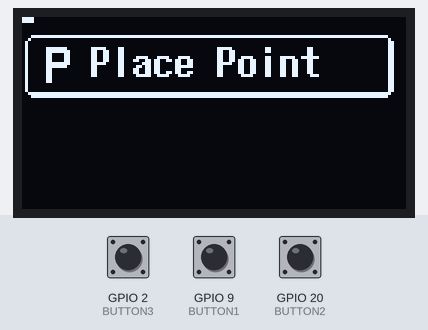
Recording of a sketch running on a simulated ESP32-S3. Shown: 128×64 one-colour display. The test bench sets the inputs (shaded band); at power-on: GPIO 2 (BUTTON3) HIGH, GPIO 9 (BUTTON1) HIGH, GPIO 20 (BUTTON2) HIGH. What the sketch prints to the serial monitor is not drawn.

Above: at 1.2 s.
1.3 s: GPIO 2 (BUTTON3) pulled LOW for 0.15 s
At 2.5 s:
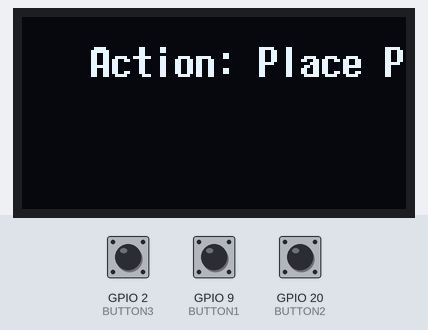
4.4 s: GPIO 2 (BUTTON3) pulled LOW for 1 s
At 6.0 s:
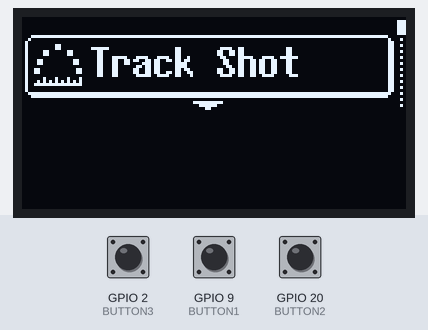
6.9 s: GPIO 9 (BUTTON1) pulled LOW for 0.15 s
At 7.9 s:
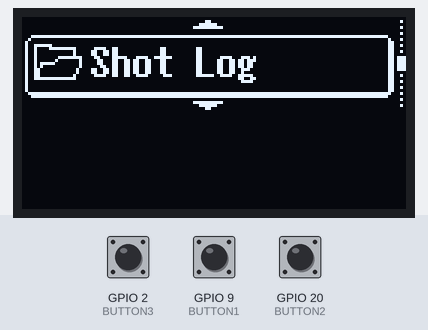
8.6 s: GPIO 9 (BUTTON1) pulled LOW for 1 s
At 10.5 s:
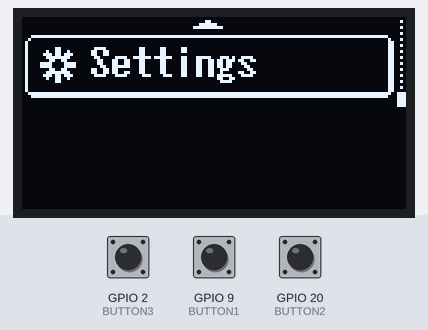
11.1 s: GPIO 2 (BUTTON3) pulled LOW for 0.15 s
At 12.4 s:
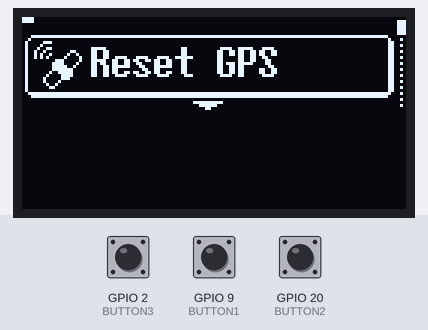
12.8 s: GPIO 20 (BUTTON2) pulled LOW for 0.15 s
At 13.6 s:
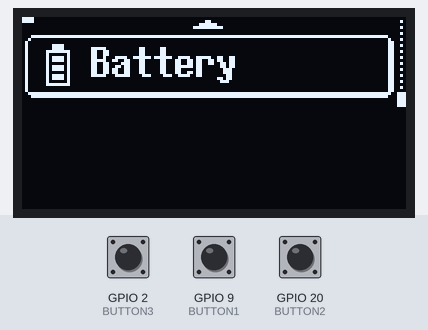
Timing chart, 0 to 15.5 s (numbered marks = the images above; inputs shaded):
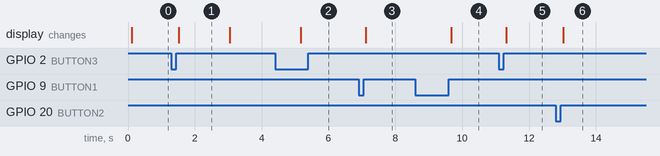

The sketch:

oled_ui_test2.ino
```cpp
/*
 * ESP32 SSD1306 128x32 OLED using the modern U8g2 library
 *
 * Description: A polling-driven hierarchical menu system for the ESP32 and SSD1306 display.
 *              *** MODIFIED: No Interrupts used. Polling check in loop. ***
 *              *** MODIFIED: Actions trigger on button RELEASE. ***
 *              *** MODIFIED: Long press updates screen immediately upon duration expiry. ***
 *
 * Navigation:
 * - Button 1 (Down):  Moves the selection down (Action on Release).
 * - Button 2 (Up):    Moves the selection up (Action on Release).
 * - Button 3 (Short): Selects an item (Action on Release).
 * - Button 3 (Hold):  Goes back to the previous menu level (Action immediately after hold duration).
 */

// Core Arduino and the modern U8g2 library
#include <Arduino.h>
#include <U8g2lib.h>
#include <Wire.h>

// --- Debug Macro ---
#define DEBUG 1
#if DEBUG
#define DEBUG_PRINT(x) Serial.print(x)
#define DEBUG_PRINTLN(x) Serial.println(x)
#else
#define DEBUG_PRINT(x)
#define DEBUG_PRINTLN(x)
#endif

// --- Pin Definitions ---
#define SDA 10
#define SCL 4

#define BUTTON1 9   // Down
#define BUTTON2 20  // Up
#define BUTTON3 2   // Select / Back (Hold)

// --- U8g2 Display Object Instantiation ---
U8G2_SSD1306_128X64_NONAME_F_HW_I2C u8g2(U8G2_R0, /* reset=*/U8X8_PIN_NONE, /* clock=*/SCL, /* data=*/SDA);


// --- BITMAP DATA ---

// 'battery_icon', 16x16px
const unsigned char epd_bitmap_battery_icon[] PROGMEM = {
  0x00, 0x00, 0xc0, 0x03, 0xc0, 0x03, 0xf0, 0x0f, 0x10, 0x08, 0xd0, 0x0b, 0xd0, 0x0b, 0x10, 0x08,
  0xd0, 0x0b, 0xd0, 0x0b, 0x10, 0x08, 0xd0, 0x0b, 0xd0, 0x0b, 0x10, 0x08, 0xf0, 0x0f, 0x00, 0x00
};
// 'folder_icon', 16x16px
const unsigned char epd_bitmap_folder_icon[] PROGMEM = {
  0x00, 0x00, 0x3f, 0x00, 0xe1, 0x3f, 0x01, 0x20, 0x01, 0x20, 0x01, 0xff, 0x81, 0x80, 0x7d, 0x80,
  0x05, 0x80, 0x03, 0x40, 0x03, 0x40, 0x03, 0x20, 0xff, 0x3f, 0x00, 0x00, 0x00, 0x00, 0x00, 0x00
};
// 'gps_icon', 16x16px
const unsigned char epd_bitmap_gps_icon[] PROGMEM = {
  0x38, 0x00, 0x04, 0x00, 0x32, 0x00, 0x09, 0x30, 0x25, 0x48, 0x15, 0x84, 0x80, 0x83, 0xc0, 0x43,
  0xc0, 0x27, 0xc0, 0x1f, 0x20, 0x1f, 0x10, 0x1e, 0x08, 0x0e, 0x08, 0x01, 0x90, 0x00, 0x60, 0x00
};
// 'location_icon', 16x16px
const unsigned char epd_bitmap_location_icon[] PROGMEM = {
  0xc0, 0x07, 0x60, 0x0c, 0xb0, 0x1b, 0xd0, 0x17, 0xd0, 0x17, 0xd0, 0x17, 0xf0, 0x1f, 0xe0, 0x0f,
  0xc0, 0x07, 0x80, 0x03, 0x80, 0x03, 0x80, 0x03, 0x00, 0x01, 0x00, 0x01, 0x00, 0x01, 0x00, 0x00
};
// 'placeholder_icon', 16x16px
const unsigned char epd_bitmap_placeholder_icon[] PROGMEM = {
  0x00, 0x00, 0x00, 0x00, 0xf0, 0x07, 0xf0, 0x0f, 0x30, 0x0c, 0x30, 0x0c, 0x30, 0x0c, 0xf0, 0x0f,
  0xf0, 0x07, 0x30, 0x00, 0x30, 0x00, 0x30, 0x00, 0x30, 0x00, 0x30, 0x00, 0x00, 0x00, 0x00, 0x00
};
// 'settings_icon', 16x16px
const unsigned char epd_bitmap_settings_icon[] PROGMEM = {
  0x00, 0x00, 0x00, 0x00, 0x80, 0x01, 0x90, 0x09, 0xb8, 0x1d, 0xf0, 0x0f, 0x60, 0x06, 0x3c, 0x3c,
  0x3c, 0x3c, 0x60, 0x06, 0xf0, 0x0f, 0xb8, 0x1d, 0x90, 0x09, 0x80, 0x01, 0x00, 0x00, 0x00, 0x00
};
// 'track_shot_icon', 16x16px
const unsigned char epd_bitmap_track_shot_icon[] PROGMEM = {
  0x00, 0x00, 0x80, 0x01, 0x80, 0x01, 0x18, 0x18, 0x18, 0x18, 0x00, 0x00, 0x06, 0x60, 0x06, 0x60,
  0x00, 0x00, 0x03, 0xc0, 0x03, 0xc0, 0x00, 0x00, 0x88, 0x88, 0xaa, 0xaa, 0xff, 0xff, 0x00, 0x00
};
// 'hierarchy_marker', 8x8px
const unsigned char epd_bitmap_hierarchy_marker[] PROGMEM = {
  0x0f, 0x0f, 0x00, 0x00, 0x00, 0x00, 0x00, 0x00
};
// 'scroll_bar_knob', 8x8px
const unsigned char epd_bitmap_scroll_bar_knob[] PROGMEM = {
  0x00, 0xe0, 0xe0, 0xe0, 0xe0, 0xe0, 0x00, 0x00
};
// 'down_arrow', 16x8px
const unsigned char epd_bitmap_down_arrow[] PROGMEM = {
  0x00, 0x00, 0x00, 0x00, 0x00, 0x00, 0x00, 0x00, 0xf8, 0x1f, 0xe0, 0x07, 0x80, 0x01, 0x00, 0x00
};
// 'up_arrow', 16x8px
const unsigned char epd_bitmap_up_arrow[] PROGMEM = {
  0x00, 0x00, 0x80, 0x01, 0xe0, 0x07, 0xf8, 0x1f, 0x00, 0x00, 0x00, 0x00, 0x00, 0x00, 0x00, 0x00
};
// 'scroll_bar', 8x32px
const unsigned char epd_bitmap_scroll_bar[] PROGMEM = {
  0x00, 0x40, 0x00, 0x40, 0x00, 0x40, 0x00, 0x40, 0x00, 0x40, 0x00, 0x40, 0x00, 0x40, 0x00, 0x40,
  0x00, 0x40, 0x00, 0x40, 0x00, 0x40, 0x00, 0x40, 0x00, 0x40, 0x00, 0x40, 0x00, 0x40, 0x00, 0x00
};
// 'item_outline', 128x32px
const unsigned char epd_bitmap_item_outline[] PROGMEM = {
  0x00, 0x00, 0x00, 0x00, 0x00, 0x00, 0x00, 0x00, 0x00, 0x00, 0x00, 0x00, 0x00, 0x00, 0x00, 0x00,
  0x00, 0x00, 0x00, 0x00, 0x00, 0x00, 0x00, 0x00, 0x00, 0x00, 0x00, 0x00, 0x00, 0x00, 0x00, 0x00,
  0x00, 0x00, 0x00, 0x00, 0x00, 0x00, 0x00, 0x00, 0x00, 0x00, 0x00, 0x00, 0x00, 0x00, 0x00, 0x00,
  0x00, 0x00, 0x00, 0x00, 0x00, 0x00, 0x00, 0x00, 0x00, 0x00, 0x00, 0x00, 0x00, 0x00, 0x00, 0x00,
  0x00, 0x00, 0x00, 0x00, 0x00, 0x00, 0x00, 0x00, 0x00, 0x00, 0x00, 0x00, 0x00, 0x00, 0x00, 0x00,
  0x00, 0x00, 0x00, 0x00, 0x00, 0x00, 0x00, 0x00, 0x00, 0x00, 0x00, 0x00, 0x00, 0x00, 0x00, 0x00,
  0xf8, 0xff, 0xff, 0xff, 0xff, 0xff, 0xff, 0xff, 0xff, 0xff, 0xff, 0xff, 0xff, 0xff, 0xff, 0x03,
  0x04, 0x00, 0x00, 0x00, 0x00, 0x00, 0x00, 0x00, 0x00, 0x00, 0x00, 0x00, 0x00, 0x00, 0x00, 0x04,
  0x02, 0x00, 0x00, 0x00, 0x00, 0x00, 0x00, 0x00, 0x00, 0x00, 0x00, 0x00, 0x00, 0x00, 0x00, 0x0c,
  0x02, 0x00, 0x00, 0x00, 0x00, 0x00, 0x00, 0x00, 0x00, 0x00, 0x00, 0x00, 0x00, 0x00, 0x00, 0x0c,
  0x02, 0x00, 0x00, 0x00, 0x00, 0x00, 0x00, 0x00, 0x00, 0x00, 0x00, 0x00, 0x00, 0x00, 0x00, 0x0c,
  0x02, 0x00, 0x00, 0x00, 0x00, 0x00, 0x00, 0x00, 0x00, 0x00, 0x00, 0x00, 0x00, 0x00, 0x00, 0x0c,
  0x02, 0x00, 0x00, 0x00, 0x00, 0x00, 0x00, 0x00, 0x00, 0x00, 0x00, 0x00, 0x00, 0x00, 0x00, 0x0c,
  0x02, 0x00, 0x00, 0x00, 0x00, 0x00, 0x00, 0x00, 0x00, 0x00, 0x00, 0x00, 0x00, 0x00, 0x00, 0x0c,
  0x02, 0x00, 0x00, 0x00, 0x00, 0x00, 0x00, 0x00, 0x00, 0x00, 0x00, 0x00, 0x00, 0x00, 0x00, 0x0c,
  0x02, 0x00, 0x00, 0x00, 0x00, 0x00, 0x00, 0x00, 0x00, 0x00, 0x00, 0x00, 0x00, 0x00, 0x00, 0x0c,
  0x02, 0x00, 0x00, 0x00, 0x00, 0x00, 0x00, 0x00, 0x00, 0x00, 0x00, 0x00, 0x00, 0x00, 0x00, 0x0c,
  0x02, 0x00, 0x00, 0x00, 0x00, 0x00, 0x00, 0x00, 0x00, 0x00, 0x00, 0x00, 0x00, 0x00, 0x00, 0x0c,
  0x02, 0x00, 0x00, 0x00, 0x00, 0x00, 0x00, 0x00, 0x00, 0x00, 0x00, 0x00, 0x00, 0x00, 0x00, 0x0c,
  0x02, 0x00, 0x00, 0x00, 0x00, 0x00, 0x00, 0x00, 0x00, 0x00, 0x00, 0x00, 0x00, 0x00, 0x00, 0x0c,
  0x02, 0x00, 0x00, 0x00, 0x00, 0x00, 0x00, 0x00, 0x00, 0x00, 0x00, 0x00, 0x00, 0x00, 0x00, 0x0c,
  0x02, 0x00, 0x00, 0x00, 0x00, 0x00, 0x00, 0x00, 0x00, 0x00, 0x00, 0x00, 0x00, 0x00, 0x00, 0x0c,
  0x02, 0x00, 0x00, 0x00, 0x00, 0x00, 0x00, 0x00, 0x00, 0x00, 0x00, 0x00, 0x00, 0x00, 0x00, 0x0c,
  0x02, 0x00, 0x00, 0x00, 0x00, 0x00, 0x00, 0x00, 0x00, 0x00, 0x00, 0x00, 0x00, 0x00, 0x00, 0x0c,
  0x02, 0x00, 0x00, 0x00, 0x00, 0x00, 0x00, 0x00, 0x00, 0x00, 0x00, 0x00, 0x00, 0x00, 0x00, 0x0c,
  0xfc, 0xff, 0xff, 0xff, 0xff, 0xff, 0xff, 0xff, 0xff, 0xff, 0xff, 0xff, 0xff, 0xff, 0xff, 0x07,
  0xf8, 0xff, 0xff, 0xff, 0xff, 0xff, 0xff, 0xff, 0xff, 0xff, 0xff, 0xff, 0xff, 0xff, 0xff, 0x03,
  0x00, 0x00, 0x00, 0x00, 0x00, 0x00, 0x00, 0x00, 0x00, 0x00, 0x00, 0x00, 0x00, 0x00, 0x00, 0x00,
  0x00, 0x00, 0x00, 0x00, 0x00, 0x00, 0x00, 0x00, 0x00, 0x00, 0x00, 0x00, 0x00, 0x00, 0x00, 0x00,
  0x00, 0x00, 0x00, 0x00, 0x00, 0x00, 0x00, 0x00, 0x00, 0x00, 0x00, 0x00, 0x00, 0x00, 0x00, 0x00,
  0x00, 0x00, 0x00, 0x00, 0x00, 0x00, 0x00, 0x00, 0x00, 0x00, 0x00, 0x00, 0x00, 0x00, 0x00, 0x00,
  0x00, 0x00, 0x00, 0x00, 0x00, 0x00, 0x00, 0x00, 0x00, 0x00, 0x00, 0x00, 0x00, 0x00, 0x00, 0x00
};

// --- MENU DEFINITION ---

struct MenuItem {
  const char* title;
  const unsigned char* icon;
  int8_t parent;
  uint8_t firstChild;
  uint8_t numChildren;
  bool isAction;
};

// Define the entire menu structure in a single array
MenuItem menuItems[] = {
  // Index 0: Main Menu (Root)
  { "Main Menu", nullptr, -1, 1, 3, false },
  // Children of Main Menu (Parent: 0)
  { "Track Shot", epd_bitmap_track_shot_icon, 0, 4, 1, false },
  { "Shot Log", epd_bitmap_folder_icon, 0, 5, 3, false },
  { "Settings", epd_bitmap_settings_icon, 0, 8, 2, false },

  // Index 4: Track Shot Submenu
  { "Place Point", epd_bitmap_placeholder_icon, 1, 0, 0, true },

  // Index 5: Shot Log Submenu
  { "Club 1", epd_bitmap_placeholder_icon, 2, 0, 0, true },
  { "Club 2", epd_bitmap_placeholder_icon, 2, 0, 0, true },
  { "Club 3", epd_bitmap_placeholder_icon, 2, 0, 0, true },

  // Index 8: Settings Submenu
  { "Reset GPS", epd_bitmap_gps_icon, 3, 0, 0, true },
  { "Battery", epd_bitmap_battery_icon, 3, 0, 0, true }
};

// --- State Management Variables ---
struct UIState {
  int currentMenuIndex;
  int currentSelection;
};
UIState ui = { 0, 0 };  // Initialize to root menu

bool displayNeedsUpdate = true;
unsigned long actionScreenVisibleUntil = 0;

// --- Button State Tracking (Polling) ---
const unsigned long LONG_PRESS_DURATION = 700;
const unsigned long DEBOUNCE_DELAY = 40;

// Button 1 Variables
int lastB1State = LOW;
int currentB1State = LOW;
unsigned long lastB1DebounceTime = 0;

// Button 2 Variables
int lastB2State = LOW;
int currentB2State = LOW;
unsigned long lastB2DebounceTime = 0;

// Button 3 Variables
int lastB3State = LOW;
int currentB3State = LOW;
unsigned long lastB3DebounceTime = 0;
unsigned long b3PressStartTime = 0;
bool b3IsHeld = false;
bool b3LongActionTaken = false;


// --- Function Prototypes ---
void checkButtons();
void drawMenu();
void drawActionScreen(const char* actionText);
int getMenuDepth();


void setup(void) {
  Serial.begin(115200);
  DEBUG_PRINTLN("\n--- System Setup ---");

  DEBUG_PRINTLN("Initializing pins for external pull-down resistors...");
  pinMode(BUTTON1, INPUT_PULLUP);
  pinMode(BUTTON2, INPUT_PULLUP);
  pinMode(BUTTON3, INPUT_PULLUP);

  // Removed: attachInterrupt calls

  DEBUG_PRINTLN("Initializing display...");
  u8g2.begin();

  DEBUG_PRINTLN("Setup complete. Loop starting.");
}

void loop(void) {
  // Check button states periodically
  checkButtons();

  // Check if the action screen's visibility duration has expired
  if (actionScreenVisibleUntil > 0 && millis() >= actionScreenVisibleUntil) {
    displayNeedsUpdate = true;     // Trigger a redraw of the menu
    actionScreenVisibleUntil = 0;  // Reset the timer
  }

  // Only update the display if something has changed
  if (displayNeedsUpdate) {
    DEBUG_PRINTLN("\n----- Display Update Triggered -----");
    // Do not draw the menu if an action screen is meant to be visible
    if (actionScreenVisibleUntil == 0) {
      drawMenu();
    }
    displayNeedsUpdate = false;  // Reset the flag
  }
}

void checkButtons() {
  unsigned long currentMillis = millis();

  // -----------------------------
  // BUTTON 1 (DOWN) - Action on Release
  // -----------------------------
  int reading1 = digitalRead(BUTTON1);
  if (reading1 != lastB1State) {
    lastB1DebounceTime = currentMillis;
  }

  if ((currentMillis - lastB1DebounceTime) > DEBOUNCE_DELAY) {
    if (reading1 != currentB1State) {
      currentB1State = reading1;
      // Trigger action only when transitioning from HIGH to LOW (Release)
      if (currentB1State == HIGH) {
        DEBUG_PRINTLN("Button 1 Released (DOWN)");
        ui.currentSelection++;
        if (ui.currentSelection >= menuItems[ui.currentMenuIndex].numChildren) {
          ui.currentSelection = 0;
        }
        displayNeedsUpdate = true;
      }
    }
  }
  lastB1State = reading1;

  // -----------------------------
  // BUTTON 2 (UP) - Action on Release
  // -----------------------------
  int reading2 = digitalRead(BUTTON2);
  if (reading2 != lastB2State) {
    lastB2DebounceTime = currentMillis;
  }

  if ((currentMillis - lastB2DebounceTime) > DEBOUNCE_DELAY) {
    if (reading2 != currentB2State) {
      currentB2State = reading2;
      // Trigger action only when transitioning from HIGH to LOW (Release)
      if (currentB2State == HIGH) {
        DEBUG_PRINTLN("Button 2 Released (UP)");
        ui.currentSelection--;
        if (ui.currentSelection < 0) {
          ui.currentSelection = menuItems[ui.currentMenuIndex].numChildren - 1;
        }
        displayNeedsUpdate = true;
      }
    }
  }
  lastB2State = reading2;

  // -----------------------------
  // BUTTON 3 (SELECT / BACK)
  // -----------------------------
  int reading3 = digitalRead(BUTTON3);
  if (reading3 != lastB3State) {
    lastB3DebounceTime = currentMillis;
  }

  if ((currentMillis - lastB3DebounceTime) > DEBOUNCE_DELAY) {
    // Update internal state if stable
    if (reading3 != currentB3State) {
      currentB3State = reading3;

      if (currentB3State == LOW) {
        // PRESS START
        DEBUG_PRINTLN("Button 3 Pressed. Timer started.");
        b3PressStartTime = currentMillis;
        b3IsHeld = true;
        b3LongActionTaken = false;
      } else {
        // RELEASE
        DEBUG_PRINTLN("Button 3 Released.");
        b3IsHeld = false;
        // Only trigger Short Action if Long Action wasn't taken
        if (!b3LongActionTaken) {
          DEBUG_PRINTLN("  > Short Press detected (SELECT).");

          int selectedItemIndex = menuItems[ui.currentMenuIndex].firstChild + ui.currentSelection;
          if (menuItems[selectedItemIndex].isAction) {
            drawActionScreen(menuItems[selectedItemIndex].title);
            actionScreenVisibleUntil = millis() + 1500;
          } else if (menuItems[selectedItemIndex].numChildren > 0) {
            ui.currentMenuIndex = selectedItemIndex;
            ui.currentSelection = 0;
            displayNeedsUpdate = true;
          }
        }
      }
    }
  }
  lastB3State = reading3;

  // -----------------------------
  // BUTTON 3 HOLD CHECK (Running Continuously)
  // -----------------------------
  if (b3IsHeld && !b3LongActionTaken) {
    if ((currentMillis - b3PressStartTime) > LONG_PRESS_DURATION) {
      DEBUG_PRINTLN("  > Long Press Duration Exceeded (BACK).");
      b3LongActionTaken = true; // Prevent short press action later

      // Action: Go Back
      if (menuItems[ui.currentMenuIndex].parent != -1) {
        ui.currentMenuIndex = menuItems[ui.currentMenuIndex].parent;
        ui.currentSelection = 0;
        // IMMEDIATE UPDATE: Update display while button is still held
        displayNeedsUpdate = true;
        DEBUG_PRINTLN("  > Navigating back immediately.");
      } else {
        DEBUG_PRINTLN("  > At root, no action.");
      }
    }
  }
}

int getMenuDepth() {
  int depth = 0;
  int tempIndex = ui.currentMenuIndex;
  while (menuItems[tempIndex].parent != -1) {
    tempIndex = menuItems[tempIndex].parent;
    depth++;
  }
  return depth;
}

void drawMenu() {
  u8g2.clearBuffer();
  u8g2.setBitmapMode(1);

  MenuItem currentMenu = menuItems[ui.currentMenuIndex];
  int selectedItemIndex = currentMenu.firstChild + ui.currentSelection;
  MenuItem selectedItem = menuItems[selectedItemIndex];

  // Draw Item Outline
  u8g2.drawXBM(0, 0, 128, 32, epd_bitmap_item_outline);

  // Draw Hierarchy Markers
  int menuDepth = getMenuDepth();
  for (int i = 0; i < menuDepth; i++) {
    u8g2.drawXBM(i * 8, 0, 8, 8, epd_bitmap_hierarchy_marker);
  }

  // Draw Icon and Text
  u8g2.drawXBM(4, 8, 16, 16, selectedItem.icon);
  u8g2.setFont(u8g2_font_7x14B_tf);
  u8g2.drawStr(23, 20, selectedItem.title);

  // Draw Scrollbar
  if (currentMenu.numChildren > 1) {
    u8g2.drawXBM(120, 0, 8, 32, epd_bitmap_scroll_bar);

    if (ui.currentSelection > 0) {
      u8g2.drawXBM(54, 0, 16, 8, epd_bitmap_up_arrow);
    }

    if (ui.currentSelection < currentMenu.numChildren - 1) {
      u8g2.drawXBM(54, 24, 16, 8, epd_bitmap_down_arrow);
    }

    int knobY = map(ui.currentSelection, 0, currentMenu.numChildren - 1, 0, 24);
    u8g2.drawXBM(120, knobY, 8, 8, epd_bitmap_scroll_bar_knob);
  }

  u8g2.sendBuffer();
}

void drawActionScreen(const char* actionText) {
  u8g2.clearBuffer();
  u8g2.setFont(u8g2_font_7x14B_tf);

  char buffer[32];
  strcpy(buffer, "Action: ");
  strcat(buffer, actionText);

  u8g2.drawStr(23, 20, buffer);
  u8g2.sendBuffer();
}
```

Measured:
- after the input at 1.3 s, the display: changes after 0.22 s (image 1)
- after the input at 4.4 s, the display: changes after 0.77 s (image 2)
- after the input at 6.9 s, the display: changes after 0.22 s (image 3)
- after the input at 8.6 s, the display: changes after 1.1 s (image 4)
- after the input at 11.1 s, the display: changes after 0.22 s (image 5)
- after the input at 12.8 s, the display: changes after 0.22 s (image 6)
- what the display in image 1 shows lasts 1.5 s, from 1.5 s to 3.0 s
